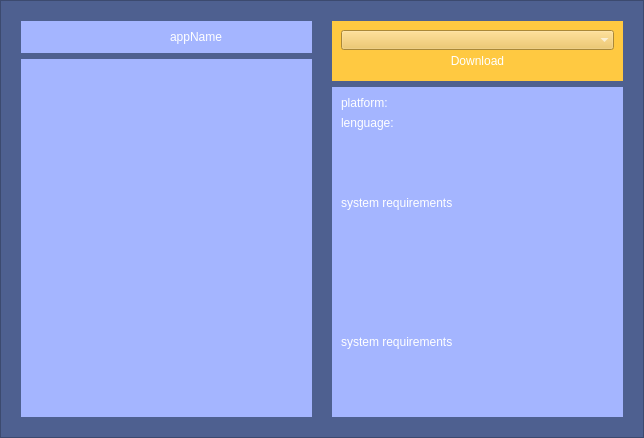
<?xml version="1.0" encoding="UTF-8"?>
<ui version="4.0">
 <class>UiGeneralApplication</class>
 <widget class="QFrame" name="UiGeneralApplication">
  <property name="geometry">
   <rect>
    <x>0</x>
    <y>0</y>
    <width>644</width>
    <height>438</height>
   </rect>
  </property>
  <property name="windowTitle">
   <string>Frame</string>
  </property>
  <property name="styleSheet">
   <string notr="true">background-color: rgb(78, 96, 144);
color: rgb(255, 255, 255);</string>
  </property>
  <property name="frameShape">
   <enum>QFrame::StyledPanel</enum>
  </property>
  <property name="frameShadow">
   <enum>QFrame::Raised</enum>
  </property>
  <layout class="QHBoxLayout" name="horizontalLayout_2">
   <property name="spacing">
    <number>20</number>
   </property>
   <property name="leftMargin">
    <number>20</number>
   </property>
   <property name="topMargin">
    <number>20</number>
   </property>
   <property name="rightMargin">
    <number>20</number>
   </property>
   <property name="bottomMargin">
    <number>20</number>
   </property>
   <item>
    <widget class="QFrame" name="verticalFrame_2">
     <property name="styleSheet">
      <string notr="true"/>
     </property>
     <layout class="QVBoxLayout" name="verticalLayout_2">
      <property name="leftMargin">
       <number>0</number>
      </property>
      <property name="topMargin">
       <number>0</number>
      </property>
      <property name="rightMargin">
       <number>0</number>
      </property>
      <property name="bottomMargin">
       <number>0</number>
      </property>
      <item>
       <widget class="QFrame" name="horizontalFrame">
        <property name="styleSheet">
         <string notr="true">background-color: rgb(164, 181, 255);</string>
        </property>
        <layout class="QHBoxLayout" name="horizontalLayout">
         <item>
          <widget class="QLabel" name="label_appIcon">
           <property name="sizePolicy">
            <sizepolicy hsizetype="Minimum" vsizetype="Preferred">
             <horstretch>0</horstretch>
             <verstretch>0</verstretch>
            </sizepolicy>
           </property>
           <property name="text">
            <string/>
           </property>
          </widget>
         </item>
         <item>
          <widget class="QLabel" name="label_appName">
           <property name="sizePolicy">
            <sizepolicy hsizetype="Minimum" vsizetype="Preferred">
             <horstretch>0</horstretch>
             <verstretch>0</verstretch>
            </sizepolicy>
           </property>
           <property name="text">
            <string>appName</string>
           </property>
           <property name="textFormat">
            <enum>Qt::AutoText</enum>
           </property>
          </widget>
         </item>
        </layout>
       </widget>
      </item>
      <item>
       <widget class="QFrame" name="verticalFrame_3">
        <property name="sizePolicy">
         <sizepolicy hsizetype="Preferred" vsizetype="Expanding">
          <horstretch>0</horstretch>
          <verstretch>0</verstretch>
         </sizepolicy>
        </property>
        <property name="styleSheet">
         <string notr="true">background-color: rgb(164, 181, 255);</string>
        </property>
        <layout class="QVBoxLayout" name="verticalLayout_4"/>
       </widget>
      </item>
     </layout>
    </widget>
   </item>
   <item>
    <widget class="QFrame" name="verticalFrame">
     <property name="styleSheet">
      <string notr="true"/>
     </property>
     <layout class="QVBoxLayout" name="verticalLayout_1">
      <property name="leftMargin">
       <number>0</number>
      </property>
      <property name="topMargin">
       <number>0</number>
      </property>
      <property name="rightMargin">
       <number>0</number>
      </property>
      <property name="bottomMargin">
       <number>0</number>
      </property>
      <item>
       <widget class="QFrame" name="verticalFrame_start">
        <property name="styleSheet">
         <string notr="true">background-color: rgb(255, 201, 65);</string>
        </property>
        <layout class="QVBoxLayout" name="verticalLayout_5">
         <property name="spacing">
          <number>0</number>
         </property>
         <item>
          <widget class="QComboBox" name="comboBox_version">
           <property name="styleSheet">
            <string notr="true">background-color:rgb(238, 191, 79);
selection-background-color: rgb(238, 191, 79);</string>
           </property>
           <property name="duplicatesEnabled">
            <bool>false</bool>
           </property>
           <property name="frame">
            <bool>false</bool>
           </property>
          </widget>
         </item>
         <item>
          <widget class="QPushButton" name="pushButton_startVersion">
           <property name="styleSheet">
            <string notr="true">background-color: rgb(238, 191, 79);</string>
           </property>
           <property name="text">
            <string>Download</string>
           </property>
           <property name="flat">
            <bool>true</bool>
           </property>
          </widget>
         </item>
        </layout>
       </widget>
      </item>
      <item>
       <widget class="QFrame" name="verticalFrame_info">
        <property name="sizePolicy">
         <sizepolicy hsizetype="Preferred" vsizetype="Expanding">
          <horstretch>0</horstretch>
          <verstretch>0</verstretch>
         </sizepolicy>
        </property>
        <property name="styleSheet">
         <string notr="true">background-color: rgb(164, 181, 255);</string>
        </property>
        <layout class="QVBoxLayout" name="verticalLayout_6">
         <item>
          <widget class="QLabel" name="label_platform">
           <property name="sizePolicy">
            <sizepolicy hsizetype="Preferred" vsizetype="Preferred">
             <horstretch>0</horstretch>
             <verstretch>0</verstretch>
            </sizepolicy>
           </property>
           <property name="sizeIncrement">
            <size>
             <width>0</width>
             <height>0</height>
            </size>
           </property>
           <property name="baseSize">
            <size>
             <width>0</width>
             <height>0</height>
            </size>
           </property>
           <property name="text">
            <string>platform:</string>
           </property>
          </widget>
         </item>
         <item>
          <widget class="QLabel" name="label_language">
           <property name="text">
            <string>lenguage:</string>
           </property>
          </widget>
         </item>
         <item>
          <widget class="QLabel" name="label_minimumSystemRequirements">
           <property name="sizePolicy">
            <sizepolicy hsizetype="Preferred" vsizetype="Expanding">
             <horstretch>0</horstretch>
             <verstretch>0</verstretch>
            </sizepolicy>
           </property>
           <property name="text">
            <string>system requirements</string>
           </property>
          </widget>
         </item>
         <item>
          <widget class="QLabel" name="label_recommendedSystemRequirements">
           <property name="sizePolicy">
            <sizepolicy hsizetype="Preferred" vsizetype="Expanding">
             <horstretch>0</horstretch>
             <verstretch>0</verstretch>
            </sizepolicy>
           </property>
           <property name="text">
            <string>system requirements</string>
           </property>
          </widget>
         </item>
        </layout>
       </widget>
      </item>
     </layout>
    </widget>
   </item>
  </layout>
 </widget>
 <resources/>
 <connections/>
</ui>
